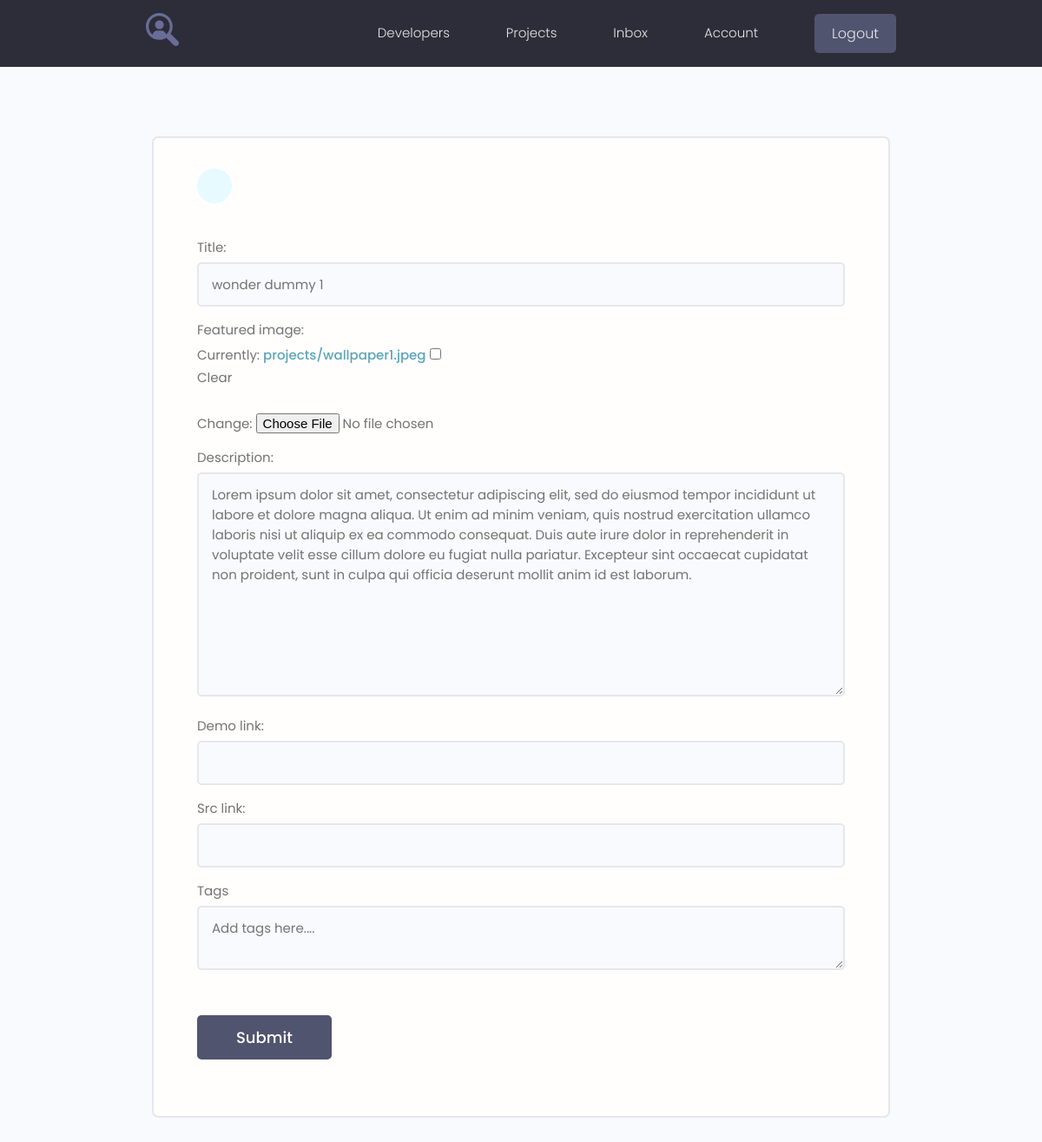
Screenshot of /projects/update-project/024a477f930b4639b4bb1477a130d48f (signed in) with the database file from the repository.
### projects/models.py (models this page shows, shortened)
class Project(models.Model):
    owner = models.ForeignKey(Profile, null=True, blank=True, on_delete=models.CASCADE)
    title = models.CharField(max_length=200)
    description = models.TextField(null=True, blank=True)
    featured_image = models.ImageField(
        null=True, blank=True, upload_to='projects/', default='projects/default.jpg')
    demo_link = models.CharField(max_length=1000, null=True, blank=True)
    src_link = models.CharField(max_length=1000, null=True, blank=True)
    vote_total = models.IntegerField(default=0, null=True, blank=True)
    vote_ratio = models.IntegerField(default=0, null=True, blank=True)
    tags = models.ManyToManyField('Tag', blank=True)   # a string 'Tag' to avoid in-order-code error
    created = models.DateTimeField(auto_now_add=True)
    id = models.UUIDField(default=uuid.uuid4, unique=True,
                          primary_key=True, editable=False)
    class Meta:
        ordering = ['-vote_ratio', '-vote_total', 'title']

### projects/views.py (the view, shortened to what this page needs)
# urls.py: path('update-project/<str:pk>', views.updateProject, name="update-project"),
@login_required(login_url='login')
def updateProject(request, pk):
    profile = request.user.profile
    project = profile.project_set.get(id=pk)
    form = ProjectForm(instance=project)    # pass the editing object to a form
    context = {'form': form, 'project': project}
    return render(request, 'project-form.html', context)

### projects/forms.py
class ProjectForm(ModelForm):
    class Meta:
        model = Project
        fields = ['title', 'featured_image', 'description',
                  'demo_link', 'src_link']  # add all fields in modelfrom
        widgets = {
            'tags': forms.CheckboxSelectMultiple(),
        }
    def __init__(self, *args, **kwargs):
        super(ProjectForm, self).__init__(*args, **kwargs)
        for name, field in self.fields.items():
            field.widget.attrs.update({'class': 'input'})

### projects/templates/projects/project-form.html (shortened to what this page needs)
<!DOCTYPE html>
{% extends 'main.html' %}
{% block content %}
<main class="formPage my-xl">
    <div class="content-box">
        <div class="formWrapper">
            <a class="backButton" href="{% url 'account' %}"></a>
            <br>
            <form class="form" method="POST" enctype="multipart/form-data">
                {% for field in form %}
                <div class="form__field">
                    <label for="formInput#text">{{field.label}}: </label>
                    {{field}}
                </div>
                {% endfor %}
                 <div class="form__field">
                    <label for="formInput#text">Tags</label>
                    <textarea class="input" name="newtags" placeholder="Add tags here...."></textarea>
                 </div>
                <input class="btn btn--sub btn--lg  my-md" type="submit" value="Submit" />
            </form>
        </div>
    </div>
</main>
{% endblock content %}

### static/styles/app.css (style rules this page uses)
:root { --color-sub: #2d2d39; }
.btn--sub { background-color: var(--color-sub-light); }
.content-box { width: 95%; max-width: 85rem; margin: 0 auto; }
.backButton { background: var(--color-main-light); color: var(--color-main); width: 4rem; height: 4rem; display: flex; align-items: center; justify-content: center; border-radius: 50%; }
.formPage .formWrapper { list-style: none; background: var(--color-white); padding: 3.5rem 5rem; border: 2px solid var(--color-light); border-radius: 0.7rem; }

### static/uikit/styles/modules/_variables.css (style rules this page uses)
:root { --color-main: #5aa5b9; --color-main-light: #e6faff; --color-sub: #3f4156; --color-sub-light: #51546e; --color-sub-lighter: #ededfd; --color-text: #737373; --color-gray: #8b8b8b; --color-light: #e5e7eb; --color-light-gray: #767676; --color-bg: #f8fafd; --color-white: #fffefd; --color-white-light: #f3f3f3; --color-success: #359e64; --color-success-bg: #def8e8; --color-error: #fc4b0b; --color-error-bg: #fff2ee; --font-base: 'Poppins', arial, helvetica, 'Segoe UI', roboto, ubuntu, sans-serif; --font-monospace: 'Fira Code', 'Courier New', courier, monospace; --font-regular: 300; --font-medium: 500; --font-bold: 700; --generic-shadow: 1px 1px 5px #00000010; --generic-transition: all 0.3s ease-in-out; }

### static/uikit/styles/modules/_base.css (style rules this page uses)
* { margin: 0; padding: 0; box-sizing: border-box; text-rendering: optimizeLegibility; color: inherit; font-size: inherit; }
html { font-size: 50%; }
@media only screen and (min-width: 480px) { html { font-size: 56.25%; } }
@media only screen and (min-width: 1200px) { html { font-size: 62.5%; } }
body { line-height: 1.6; font-weight: 400; font-size: 1.5rem; color: var(--color-text); background-color: var(--color-bg); min-height: 100vh; }

### static/uikit/styles/modules/_typography.css (style rules this page uses)
* { font-family: var(--font-base); }
a { padding-bottom: 2px; text-decoration: none; display: inline-block; color: var(--color-main); font-weight: var(--font-medium); }

### static/uikit/styles/modules/_utilities.css (style rules this page uses)
.my-md { margin: 3rem auto; }
.my-xl { margin: 8rem auto; }

### static/uikit/styles/modules/_button.css (style rules this page uses)
.btn { display: inline-block; position: relative; cursor: pointer; background-color: var(--color-light); font-weight: var(--font-medium); color: var(--color-sub); text-decoration: none; padding: 1rem 2rem; border-radius: 0.5rem; border: none; width: -webkit-fit-content; width: -moz-fit-content; width: fit-content; height: -webkit-fit-content; height: -moz-fit-content; height: fit-content; font-size: 1.6rem; outline-width: 0; outline-color: transparent; -webkit-backface-visibility: hidden; backface-visibility: hidden; transition: all 0.3s ease-in-out; }
.btn--sub { background-color: var(--color-sub); color: var(--color-white); }
.btn--lg { font-size: 1.8rem; padding: 1.2rem 4.5rem; }

### static/uikit/styles/modules/_form.css (style rules this page uses)
.form { display: block; }
.form__field { margin-top: 1.5rem; margin-bottom: 1.5rem; }
.form__label, .form__field > label { display: block; margin-bottom: 0.5rem; color: var(--color-text); }
input.input[type='text'], input.input[type='email'], input.input[type='password'], input.input[type='number'], textarea.input { min-width: 24rem; width: 100%; padding: 1.2rem 1.5rem; border-radius: 0.5rem; border: 2px solid var(--color-light); transition: all 0.3s ease-in-out; background-color: var(--color-bg); }

### rows the page displays
Project: form "wonder dummy 1" "Lorem ipsum dolor sit amet, consectetur adipiscing elit, sed do eiusmod tempor incididunt ut labore et dolore magna aliqua. Ut enim ad minim veniam, quis nostrud exercitation ullamco laboris nisi ut aliquip ex ea commodo consequat. Duis aute irure dolor in reprehenderit in voluptate velit esse cillum dolore eu fugiat nulla pariatur. Excepteur sint occaecat cupidatat non proident, sunt in culpa qui officia deserunt mollit anim id est laborum."

### other values shown
{{ field.label }} "Title" "Featured image" "Description" "Demo link" "Src link"
